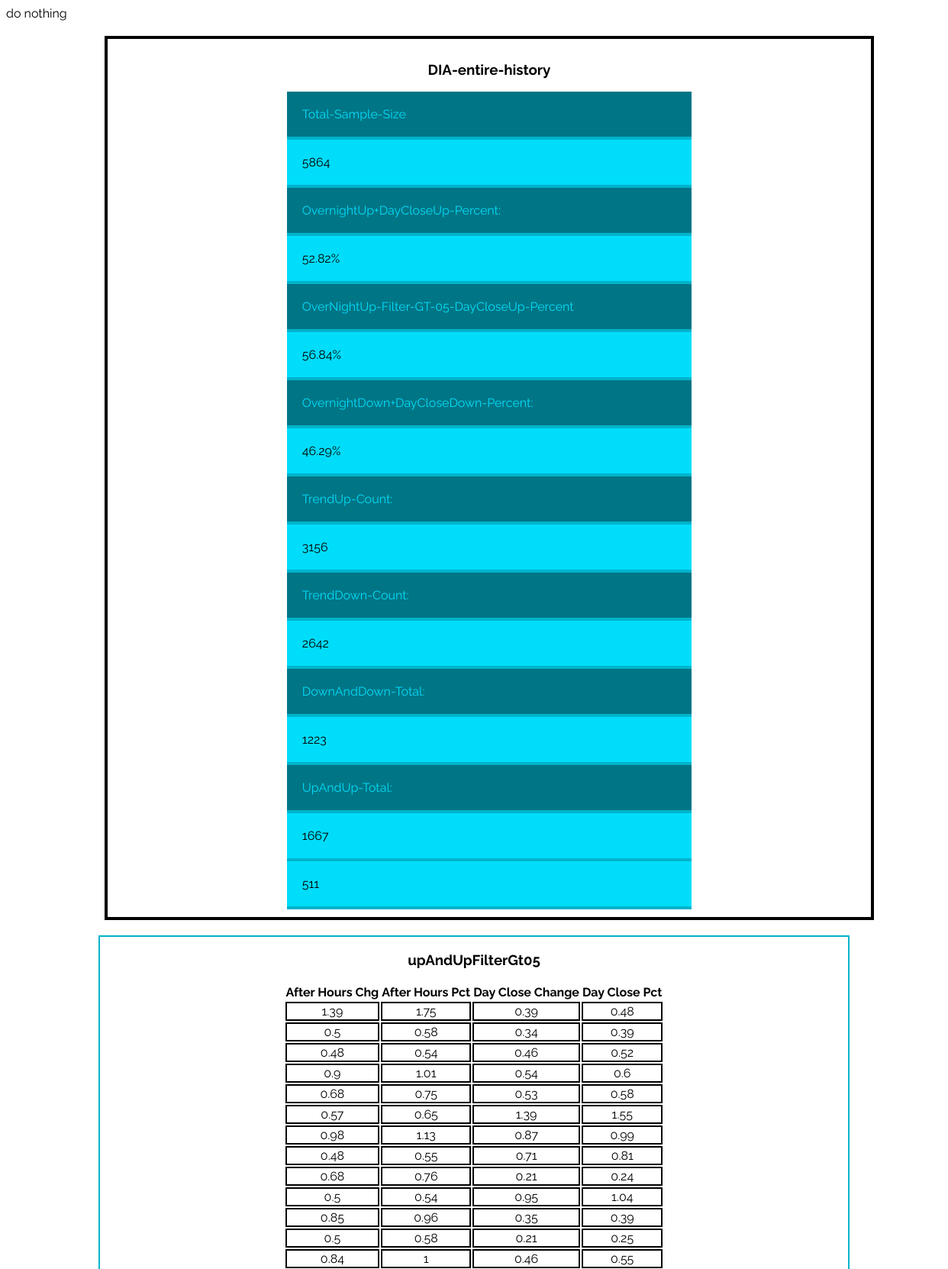
The page / (upper part) on the database its author committed.
### index.php (called while the page is built)
<?php
require_once("pdo-script.php");

### pdo-script.php (the view, shortened to what this page needs)
<?php
$dbname = "index_correlations";
$dbuser = "youniform";
$dbpass = "il1keSn0w!!";
$host = "localhost";
$pdo = new PDO("mysql:host=$host;dbname=$dbname", $dbuser, $dbpass);
$tableName = "DIA-entire-history";
$sql = "
	SELECT * FROM  `$tableName`
	";
$stmt = $pdo->prepare($sql);
$stmt->execute();
$response = $stmt->fetchall(PDO::FETCH_OBJ);
$upAndUp = array();
$upAndUpFilterGt05 = array();
$downAndDown = array();
$trendUp = 0;
$trendDown = 0;
$afterHrsChgUpTotal05 = 0;
$i = 0;
foreach ($response as $day) {
	if ($i === 0) {
		echo "do nothing";
	}
	else {
		$yesterday = $i - 1;
		$prevDay = $response[$yesterday];
        $afterHrsChg = $day->Open - $response[$yesterday]->Close;
        $afterHrsChgUpPct = $afterHrsChg / $response[$yesterday]->Close*100;
        $amountChgUpUp = $day->Close - $day->Open;
        $pctChgUpUp = $amountChgUpUp / $day->Open *100;
        $amountChgDownDown = $day->Open - $day->Close;
        $pctChgDownDown = $amountChgDownDown / $day->Open * 100;
		$up = $day->Open > $prevDay->Close;
		$down = $prevDay->Close > $day->Open;
		$dayTrendUp = $day->Close > $day->Open;
		$dayTrendDown = $day->Open > $day->Close;
		if ($up) {
			$trendUp++;
			if ($up and $dayTrendUp) {
			    $day->pctChgUpUp = $pctChgUpUp;
			    array_push($upAndUp, $day);
            }
            if ($afterHrsChgUpPct > 0.5) {
                $afterHrsChgUpTotal05++;
                if ($dayTrendUp && $afterHrsChgUpPct > 0.5) {
                    $day->amountChgUpUp = $amountChgUpUp;
                    $day->pctChgUpUp = $pctChgUpUp;
                    $day->afterHrsChg = $afterHrsChg;
                    $day->afterHrsChgUpPct = $afterHrsChgUpPct;
                    array_push($upAndUpFilterGt05, $day);
                }
            }
		}
		if ($down) {
			$trendDown++;
			if ($dayTrendDown) {
			    $day->pctChgDownDown = $pctChgDownDown;
			    array_push($downAndDown, $day);
            }
		}
	}
	$i++;
}
$upPercent = count($upAndUp)/$trendUp*100;
$upAndUpFilterGt05Percent = count($upAndUpFilterGt05)/$afterHrsChgUpTotal05*100;
$downPercent = count($downAndDown)/$trendDown*100;
$data = array(
    "Total-Sample-Size" => count($response),
    "OvernightUp+DayCloseUp-Percent:" => floor($upPercent*100)/100 . "%",
    "OverNightUp-Filter-GT-05-DayCloseUp-Percent" => floor($upAndUpFilterGt05Percent*100)/100 . "%",
    "OvernightDown+DayCloseDown-Percent:" => floor($downPercent*100)/100 . "%",
    "TrendUp-Count:" => $trendUp,
    "TrendDown-Count:" => $trendDown,
    "DownAndDown-Total:" =>count($downAndDown),
    "UpAndUp-Total:" =>count($upAndUp)
);
require_once("./header.php");
?>
<div class="outer-container">
    <div class="data-container">
            <h3><?php echo $tableName;?></h3>
            <?php foreach($data as $key=>$value):?>
                <div class="ui-bg-darkest ui-font-lightest key"><span><?php echo $key;?></span></div>
                <?php if (100 >= $value && 50< $value):?>
                    <div class="trendIndicator"><span><?php echo $value;?></span></div>
                <?php else:?>
                    <div class="ui-bg-lightest ui-font-darkest value"><span><?php echo $value; ?></span></div>
                <?php endif;?>
            <?php endforeach;?>
        <div class="ui-bg-lightest ui-font-darkest value"><span><?php echo count($upAndUpFilterGt05); ?></span></div>
    </div>
</div>
<div class="table-container">
    <h3>upAndUpFilterGt05</h3>
    <table id="upAndUpFilterGt05" name="upAndUpFilterGt05">
        <th>After Hours Chg</th>
        <th>After Hours Pct</th>
        <th>Day Close Change</th>
        <th>Day Close Pct</th>
<?php foreach ($upAndUpFilterGt05 as $day):?>
    <tr>
        <td><?php echo floor($day->afterHrsChg*100)/100;?></td>
        <td><?php echo floor($day->afterHrsChgUpPct*100)/100;?></td>
        <td><?php echo floor($day->amountChgUpUp*100)/100;?></td>
        <td><?php echo floor($day->pctChgUpUp*100)/100;?></td>
    </tr>
<?php endforeach;?>
    </table>
</div>

### header.php
<html>
<head>
    <link href="./css/styles.css" rel="stylesheet" type="text/css"/>
</head>
<body>

### css/styles.css (style rules this page uses)
* { font-family:"Raleway", "sans-serif"; }
.outer-container { width:100%; padding:20px; height:auto; display:flex; }
.ui-bg-darkest { background-color:#007585; }
.ui-bg-lightest { background:#00ddfa; }
.ui-font-lightest { color: #00ddfa; }
.table-container { position:relative; width:80%; height:auto; margin:0 auto; border:2px solid #00b3cb; text-align:center; }
.data-container { width:80%; display:flex; align-self:center; vertical-align:center; justify-self:center; border:4px solid black; align-items:center; padding:10px; flex-direction:column; position:relative; margin:0 auto; }
#upAndUpFilterGt05 { text-align:center; margin:0 auto; }
#upAndUpFilterGt05 td { border:2px solid black; }
#upAndUpFilterGt05 td { text-align: center; }
.data-container > div { padding:20px; }
.key { width:50%; border-bottom:#00b3cb 4px solid; }
.value { width:50%; border-bottom:#00b3cb 4px solid; }

### rows shown on the page
dia-entire-history: afterHrsChg "1.39", afterHrsChgUpPct "1.75", floor($day->amountChgUpUp*100)/100 "0.39", floor($day->pctChgUpUp*100)/100 "0.48"
dia-entire-history: afterHrsChg "0.5", afterHrsChgUpPct "0.58", floor($day->amountChgUpUp*100)/100 "0.34", floor($day->pctChgUpUp*100)/100 "0.39"
dia-entire-history: afterHrsChg "0.48", afterHrsChgUpPct "0.54", floor($day->amountChgUpUp*100)/100 "0.46", floor($day->pctChgUpUp*100)/100 "0.52"
dia-entire-history: afterHrsChg "0.9", afterHrsChgUpPct "1.01", floor($day->amountChgUpUp*100)/100 "0.54", floor($day->pctChgUpUp*100)/100 "0.6"
dia-entire-history: afterHrsChg "0.68", afterHrsChgUpPct "0.75", floor($day->amountChgUpUp*100)/100 "0.53", floor($day->pctChgUpUp*100)/100 "0.58"
dia-entire-history: afterHrsChg "0.57", afterHrsChgUpPct "0.65", floor($day->amountChgUpUp*100)/100 "1.39", floor($day->pctChgUpUp*100)/100 "1.55"
dia-entire-history: afterHrsChg "0.98", afterHrsChgUpPct "1.13", floor($day->amountChgUpUp*100)/100 "0.87", floor($day->pctChgUpUp*100)/100 "0.99"
dia-entire-history: afterHrsChg "0.48", afterHrsChgUpPct "0.55", floor($day->amountChgUpUp*100)/100 "0.71", floor($day->pctChgUpUp*100)/100 "0.81"
dia-entire-history: afterHrsChg "0.68", afterHrsChgUpPct "0.76", floor($day->amountChgUpUp*100)/100 "0.21", floor($day->pctChgUpUp*100)/100 "0.24"
dia-entire-history: afterHrsChg "0.5", afterHrsChgUpPct "0.54", floor($day->amountChgUpUp*100)/100 "0.95", floor($day->pctChgUpUp*100)/100 "1.04"
dia-entire-history: afterHrsChg "0.85", afterHrsChgUpPct "0.96", floor($day->amountChgUpUp*100)/100 "0.35", floor($day->pctChgUpUp*100)/100 "0.39"
dia-entire-history: afterHrsChg "0.5", afterHrsChgUpPct "0.58", floor($day->amountChgUpUp*100)/100 "0.21", floor($day->pctChgUpUp*100)/100 "0.25"
dia-entire-history: afterHrsChg "0.84", afterHrsChgUpPct "1", floor($day->amountChgUpUp*100)/100 "0.46", floor($day->pctChgUpUp*100)/100 "0.55"

### other values the page prints
$tableName "DIA-entire-history"
$key "Total-Sample-Size"
$value "5864"
$key "OvernightUp+DayCloseUp-Percent:"
$value "52.82%"
$key "OverNightUp-Filter-GT-05-DayCloseUp-Percent"
$value "56.84%"
$key "OvernightDown+DayCloseDown-Percent:"
$value "46.29%"
$key "TrendUp-Count:"
$value "3156"
$key "TrendDown-Count:"
$value "2642"
$key "DownAndDown-Total:"
$value "1223"
